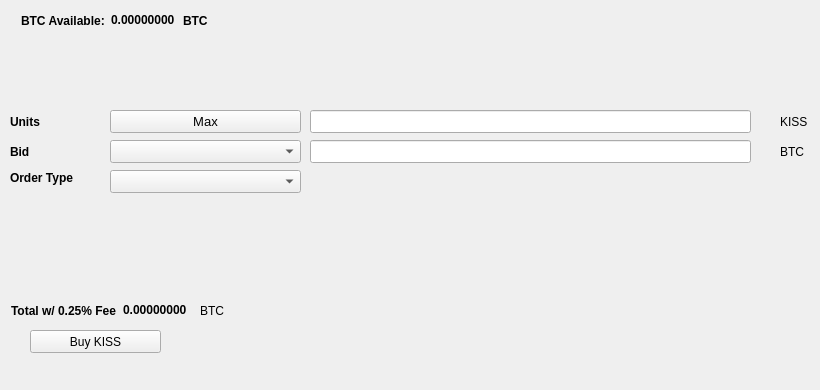
   <widget class="QWidget" name="BuyTab">
    <attribute name="title">
     <string>Buy</string>
    </attribute>
    <widget class="QPushButton" name="BuyKISS">
     <property name="geometry">
      <rect>
       <x>30</x>
       <y>330</y>
       <width>131</width>
       <height>23</height>
      </rect>
     </property>
     <property name="text">
      <string>Buy KISS</string>
     </property>
     <property name="icon">
      <iconset resource="../kiss.qrc">
       <normaloff>:/icons/bitcoin</normaloff>:/icons/bitcoin</iconset>
     </property>
    </widget>
    <widget class="QLabel" name="label_3">
     <property name="geometry">
      <rect>
       <x>10</x>
       <y>110</y>
       <width>46</width>
       <height>23</height>
      </rect>
     </property>
     <property name="font">
      <font>
       <weight>75</weight>
       <bold>true</bold>
      </font>
     </property>
     <property name="text">
      <string>Units</string>
     </property>
    </widget>
    <widget class="QLineEdit" name="UnitsInput">
     <property name="geometry">
      <rect>
       <x>310</x>
       <y>110</y>
       <width>441</width>
       <height>23</height>
      </rect>
     </property>
     <property name="font">
      <font>
       <pointsize>9</pointsize>
       <weight>75</weight>
       <bold>true</bold>
      </font>
     </property>
    </widget>
    <widget class="QLineEdit" name="BuyBidPriceEdit">
     <property name="geometry">
      <rect>
       <x>310</x>
       <y>140</y>
       <width>441</width>
       <height>23</height>
      </rect>
     </property>
     <property name="font">
      <font>
       <pointsize>9</pointsize>
       <weight>75</weight>
       <bold>true</bold>
      </font>
     </property>
    </widget>
    <widget class="QLabel" name="label_4">
     <property name="geometry">
      <rect>
       <x>780</x>
       <y>110</y>
       <width>31</width>
       <height>23</height>
      </rect>
     </property>
     <property name="text">
      <string>KISS</string>
     </property>
    </widget>
    <widget class="QLabel" name="label_5">
     <property name="geometry">
      <rect>
       <x>780</x>
       <y>140</y>
       <width>31</width>
       <height>23</height>
      </rect>
     </property>
     <property name="text">
      <string>BTC</string>
     </property>
    </widget>
    <widget class="QLabel" name="label_6">
     <property name="geometry">
      <rect>
       <x>10</x>
       <y>140</y>
       <width>46</width>
       <height>23</height>
      </rect>
     </property>
     <property name="font">
      <font>
       <weight>75</weight>
       <bold>true</bold>
      </font>
     </property>
     <property name="text">
      <string>Bid</string>
     </property>
    </widget>
    <widget class="QLabel" name="label_7">
     <property name="geometry">
      <rect>
       <x>10</x>
       <y>170</y>
       <width>91</width>
       <height>16</height>
      </rect>
     </property>
     <property name="font">
      <font>
       <weight>75</weight>
       <bold>true</bold>
      </font>
     </property>
     <property name="text">
      <string>Order Type</string>
     </property>
    </widget>
    <widget class="QPushButton" name="Buy_Max_Amount">
     <property name="geometry">
      <rect>
       <x>110</x>
       <y>110</y>
       <width>191</width>
       <height>23</height>
      </rect>
     </property>
     <property name="font">
      <font>
       <pointsize>10</pointsize>
      </font>
     </property>
     <property name="text">
      <string>Max</string>
     </property>
    </widget>
    <widget class="QComboBox" name="BuyBidcomboBox">
     <property name="geometry">
      <rect>
       <x>110</x>
       <y>140</y>
       <width>191</width>
       <height>23</height>
      </rect>
     </property>
     <property name="font">
      <font>
       <pointsize>10</pointsize>
      </font>
     </property>
    </widget>
    <widget class="QComboBox" name="buyOrdertypeCombo">
     <property name="geometry">
      <rect>
       <x>110</x>
       <y>170</y>
       <width>191</width>
       <height>23</height>
      </rect>
     </property>
     <property name="font">
      <font>
       <pointsize>10</pointsize>
      </font>
     </property>
    </widget>
    <widget class="QWidget" name="layoutWidget1">
     <property name="geometry">
      <rect>
       <x>21</x>
       <y>11</y>
       <width>227</width>
       <height>19</height>
      </rect>
     </property>
     <layout class="QHBoxLayout" name="horizontalLayout_3">
      <item>
       <widget class="QLabel" name="label232">
        <property name="font">
         <font>
          <weight>75</weight>
          <bold>true</bold>
         </font>
        </property>
        <property name="text">
         <string>BTC Available:</string>
        </property>
       </widget>
      </item>
      <item>
       <widget class="QLabel" name="BtcAvailableLbl">
        <property name="palette">
         <palette>
          <active>
           <colorrole role="WindowText">
            <brush brushstyle="SolidPattern">
             <color alpha="255">
              <red>0</red>
              <green>0</green>
              <blue>0</blue>
             </color>
            </brush>
           </colorrole>
           <colorrole role="Button">
            <brush brushstyle="SolidPattern">
             <color alpha="255">
              <red>0</red>
              <green>170</green>
              <blue>0</blue>
             </color>
            </brush>
           </colorrole>
           <colorrole role="Light">
            <brush brushstyle="SolidPattern">
             <color alpha="255">
              <red>0</red>
              <green>255</green>
              <blue>0</blue>
             </color>
            </brush>
           </colorrole>
           <colorrole role="Midlight">
            <brush brushstyle="SolidPattern">
             <color alpha="255">
              <red>0</red>
              <green>212</green>
              <blue>0</blue>
             </color>
            </brush>
           </colorrole>
           <colorrole role="Dark">
            <brush brushstyle="SolidPattern">
             <color alpha="255">
              <red>0</red>
              <green>85</green>
              <blue>0</blue>
             </color>
            </brush>
           </colorrole>
           <colorrole role="Mid">
            <brush brushstyle="SolidPattern">
             <color alpha="255">
              <red>0</red>
              <green>113</green>
              <blue>0</blue>
             </color>
            </brush>
           </colorrole>
           <colorrole role="Text">
            <brush brushstyle="SolidPattern">
             <color alpha="255">
              <red>0</red>
              <green>170</green>
              <blue>0</blue>
             </color>
            </brush>
           </colorrole>
           <colorrole role="BrightText">
            <brush brushstyle="SolidPattern">
             <color alpha="255">
              <red>255</red>
              <green>255</green>
              <blue>255</blue>
             </color>
            </brush>
           </colorrole>
           <colorrole role="ButtonText">
            <brush brushstyle="SolidPattern">
             <color alpha="255">
              <red>0</red>
              <green>0</green>
              <blue>0</blue>
             </color>
            </brush>
           </colorrole>
           <colorrole role="Base">
            <brush brushstyle="SolidPattern">
             <color alpha="255">
              <red>255</red>
              <green>255</green>
              <blue>255</blue>
             </color>
            </brush>
           </colorrole>
           <colorrole role="Window">
            <brush brushstyle="SolidPattern">
             <color alpha="255">
              <red>0</red>
              <green>170</green>
              <blue>0</blue>
             </color>
            </brush>
           </colorrole>
           <colorrole role="Shadow">
            <brush brushstyle="SolidPattern">
             <color alpha="255">
              <red>0</red>
              <green>0</green>
              <blue>0</blue>
             </color>
            </brush>
           </colorrole>
           <colorrole role="AlternateBase">
            <brush brushstyle="SolidPattern">
             <color alpha="255">
              <red>127</red>
              <green>212</green>
              <blue>127</blue>
             </color>
            </brush>
           </colorrole>
           <colorrole role="ToolTipBase">
            <brush brushstyle="SolidPattern">
             <color alpha="255">
              <red>255</red>
              <green>255</green>
              <blue>220</blue>
             </color>
            </brush>
           </colorrole>
           <colorrole role="ToolTipText">
            <brush brushstyle="SolidPattern">
             <color alpha="255">
              <red>0</red>
              <green>0</green>
              <blue>0</blue>
             </color>
            </brush>
           </colorrole>
          </active>
          <inactive>
           <colorrole role="WindowText">
            <brush brushstyle="SolidPattern">
             <color alpha="255">
              <red>0</red>
              <green>0</green>
              <blue>0</blue>
             </color>
            </brush>
           </colorrole>
           <colorrole role="Button">
            <brush brushstyle="SolidPattern">
             <color alpha="255">
              <red>0</red>
              <green>170</green>
              <blue>0</blue>
             </color>
            </brush>
           </colorrole>
           <colorrole role="Light">
            <brush brushstyle="SolidPattern">
             <color alpha="255">
              <red>0</red>
              <green>255</green>
              <blue>0</blue>
             </color>
            </brush>
           </colorrole>
           <colorrole role="Midlight">
            <brush brushstyle="SolidPattern">
             <color alpha="255">
              <red>0</red>
              <green>212</green>
              <blue>0</blue>
             </color>
            </brush>
           </colorrole>
           <colorrole role="Dark">
            <brush brushstyle="SolidPattern">
             <color alpha="255">
              <red>0</red>
              <green>85</green>
              <blue>0</blue>
             </color>
            </brush>
           </colorrole>
           <colorrole role="Mid">
            <brush brushstyle="SolidPattern">
             <color alpha="255">
              <red>0</red>
              <green>113</green>
              <blue>0</blue>
             </color>
            </brush>
           </colorrole>
           <colorrole role="Text">
            <brush brushstyle="SolidPattern">
             <color alpha="255">
              <red>0</red>
              <green>170</green>
              <blue>0</blue>
             </color>
            </brush>
           </colorrole>
           <colorrole role="BrightText">
            <brush brushstyle="SolidPattern">
             <color alpha="255">
              <red>255</red>
              <green>255</green>
              <blue>255</blue>
             </color>
            </brush>
           </colorrole>
           <colorrole role="ButtonText">
            <brush brushstyle="SolidPattern">
             <color alpha="255">
              <red>0</red>
              <green>0</green>
              <blue>0</blue>
             </color>
            </brush>
           </colorrole>
           <colorrole role="Base">
            <brush brushstyle="SolidPattern">
             <color alpha="255">
              <red>255</red>
              <green>255</green>
              <blue>255</blue>
             </color>
            </brush>
           </colorrole>
           <colorrole role="Window">
            <brush brushstyle="SolidPattern">
             <color alpha="255">
              <red>0</red>
              <green>170</green>
              <blue>0</blue>
             </color>
            </brush>
           </colorrole>
           <colorrole role="Shadow">
            <brush brushstyle="SolidPattern">
             <color alpha="255">
              <red>0</red>
              <green>0</green>
              <blue>0</blue>
             </color>
            </brush>
           </colorrole>
           <colorrole role="AlternateBase">
            <brush brushstyle="SolidPattern">
             <color alpha="255">
              <red>127</red>
              <green>212</green>
              <blue>127</blue>
             </color>
            </brush>
           </colorrole>
           <colorrole role="ToolTipBase">
            <brush brushstyle="SolidPattern">
             <color alpha="255">
              <red>255</red>
              <green>255</green>
              <blue>220</blue>
             </color>
            </brush>
           </colorrole>
           <colorrole role="ToolTipText">
            <brush brushstyle="SolidPattern">
             <color alpha="255">
              <red>0</red>
              <green>0</green>
              <blue>0</blue>
             </color>
            </brush>
           </colorrole>
          </inactive>
          <disabled>
           <colorrole role="WindowText">
            <brush brushstyle="SolidPattern">
             <color alpha="255">
              <red>0</red>
              <green>85</green>
              <blue>0</blue>
             </color>
            </brush>
           </colorrole>
           <colorrole role="Button">
            <brush brushstyle="SolidPattern">
             <color alpha="255">
              <red>0</red>
              <green>170</green>
              <blue>0</blue>
             </color>
            </brush>
           </colorrole>
           <colorrole role="Light">
            <brush brushstyle="SolidPattern">
             <color alpha="255">
              <red>0</red>
              <green>255</green>
              <blue>0</blue>
             </color>
            </brush>
           </colorrole>
           <colorrole role="Midlight">
            <brush brushstyle="SolidPattern">
             <color alpha="255">
              <red>0</red>
              <green>212</green>
              <blue>0</blue>
             </color>
            </brush>
           </colorrole>
           <colorrole role="Dark">
            <brush brushstyle="SolidPattern">
             <color alpha="255">
              <red>0</red>
              <green>85</green>
              <blue>0</blue>
             </color>
            </brush>
           </colorrole>
           <colorrole role="Mid">
            <brush brushstyle="SolidPattern">
             <color alpha="255">
              <red>0</red>
              <green>113</green>
              <blue>0</blue>
             </color>
            </brush>
           </colorrole>
           <colorrole role="Text">
            <brush brushstyle="SolidPattern">
             <color alpha="255">
              <red>0</red>
              <green>85</green>
              <blue>0</blue>
             </color>
            </brush>
           </colorrole>
           <colorrole role="BrightText">
            <brush brushstyle="SolidPattern">
             <color alpha="255">
              <red>255</red>
              <green>255</green>
              <blue>255</blue>
             </color>
            </brush>
           </colorrole>
           <colorrole role="ButtonText">
            <brush brushstyle="SolidPattern">
             <color alpha="255">
              <red>0</red>
              <green>85</green>
              <blue>0</blue>
             </color>
            </brush>
           </colorrole>
           <colorrole role="Base">
            <brush brushstyle="SolidPattern">
             <color alpha="255">
              <red>0</red>
              <green>170</green>
              <blue>0</blue>
             </color>
            </brush>
           </colorrole>
           <colorrole role="Window">
            <brush brushstyle="SolidPattern">
             <color alpha="255">
              <red>0</red>
              <green>170</green>
              <blue>0</blue>
             </color>
            </brush>
           </colorrole>
           <colorrole role="Shadow">
            <brush brushstyle="SolidPattern">
             <color alpha="255">
              <red>0</red>
              <green>0</green>
              <blue>0</blue>
             </color>
            </brush>
           </colorrole>
           <colorrole role="AlternateBase">
            <brush brushstyle="SolidPattern">
             <color alpha="255">
              <red>0</red>
              <green>170</green>
              <blue>0</blue>
             </color>
            </brush>
           </colorrole>
           <colorrole role="ToolTipBase">
            <brush brushstyle="SolidPattern">
             <color alpha="255">
              <red>255</red>
              <green>255</green>
              <blue>220</blue>
             </color>
            </brush>
           </colorrole>
           <colorrole role="ToolTipText">
            <brush brushstyle="SolidPattern">
             <color alpha="255">
              <red>0</red>
              <green>0</green>
              <blue>0</blue>
             </color>
            </brush>
           </colorrole>
          </disabled>
         </palette>
        </property>
        <property name="font">
         <font>
          <weight>75</weight>
          <bold>true</bold>
         </font>
        </property>
        <property name="text">
         <string>0.00000000</string>
        </property>
        <property name="textInteractionFlags">
         <set>Qt::LinksAccessibleByMouse|Qt::TextSelectableByKeyboard|Qt::TextSelectableByMouse</set>
        </property>
       </widget>
      </item>
      <item>
       <widget class="QLabel" name="BtcAvailableLbl_2">
        <property name="font">
         <font>
          <weight>75</weight>
          <bold>true</bold>
         </font>
        </property>
        <property name="text">
         <string>BTC</string>
        </property>
       </widget>
      </item>
     </layout>
    </widget>
    <widget class="QWidget" name="layoutWidge2">
     <property name="geometry">
      <rect>
       <x>11</x>
       <y>301</y>
       <width>259</width>
       <height>19</height>
      </rect>
     </property>
     <layout class="QHBoxLayout" name="horizontalLayout_4">
      <item>
       <widget class="QLabel" name="label_9">
        <property name="font">
         <font>
          <weight>75</weight>
          <bold>true</bold>
         </font>
        </property>
        <property name="text">
         <string>Total w/ 0.25% Fee</string>
        </property>
       </widget>
      </item>
      <item>
       <widget class="QLabel" name="BuyCostLabel">
        <property name="palette">
         <palette>
          <active>
           <colorrole role="WindowText">
            <brush brushstyle="SolidPattern">
             <color alpha="255">
              <red>0</red>
              <green>0</green>
              <blue>0</blue>
             </color>
            </brush>
           </colorrole>
           <colorrole role="Button">
            <brush brushstyle="SolidPattern">
             <color alpha="255">
              <red>0</red>
              <green>170</green>
              <blue>0</blue>
             </color>
            </brush>
           </colorrole>
           <colorrole role="Light">
            <brush brushstyle="SolidPattern">
             <color alpha="255">
              <red>0</red>
              <green>255</green>
              <blue>0</blue>
             </color>
            </brush>
           </colorrole>
           <colorrole role="Midlight">
            <brush brushstyle="SolidPattern">
             <color alpha="255">
              <red>0</red>
              <green>212</green>
              <blue>0</blue>
             </color>
            </brush>
           </colorrole>
           <colorrole role="Dark">
            <brush brushstyle="SolidPattern">
             <color alpha="255">
              <red>0</red>
              <green>85</green>
              <blue>0</blue>
             </color>
            </brush>
           </colorrole>
           <colorrole role="Mid">
            <brush brushstyle="SolidPattern">
             <color alpha="255">
              <red>0</red>
              <green>113</green>
              <blue>0</blue>
             </color>
            </brush>
           </colorrole>
           <colorrole role="Text">
            <brush brushstyle="SolidPattern">
             <color alpha="255">
              <red>0</red>
              <green>170</green>
              <blue>0</blue>
             </color>
            </brush>
           </colorrole>
           <colorrole role="BrightText">
            <brush brushstyle="SolidPattern">
             <color alpha="255">
              <red>255</red>
              <green>255</green>
              <blue>255</blue>
             </color>
            </brush>
           </colorrole>
           <colorrole role="ButtonText">
            <brush brushstyle="SolidPattern">
             <color alpha="255">
              <red>0</red>
              <green>0</green>
              <blue>0</blue>
             </color>
            </brush>
           </colorrole>
           <colorrole role="Base">
            <brush brushstyle="SolidPattern">
             <color alpha="255">
              <red>255</red>
              <green>255</green>
              <blue>255</blue>
             </color>
            </brush>
           </colorrole>
           <colorrole role="Window">
            <brush brushstyle="SolidPattern">
             <color alpha="255">
              <red>0</red>
              <green>170</green>
              <blue>0</blue>
             </color>
            </brush>
           </colorrole>
           <colorrole role="Shadow">
            <brush brushstyle="SolidPattern">
             <color alpha="255">
              <red>0</red>
              <green>0</green>
              <blue>0</blue>
             </color>
            </brush>
           </colorrole>
           <colorrole role="AlternateBase">
            <brush brushstyle="SolidPattern">
             <color alpha="255">
              <red>127</red>
              <green>212</green>
              <blue>127</blue>
             </color>
            </brush>
           </colorrole>
           <colorrole role="ToolTipBase">
            <brush brushstyle="SolidPattern">
             <color alpha="255">
              <red>255</red>
              <green>255</green>
              <blue>220</blue>
             </color>
            </brush>
           </colorrole>
           <colorrole role="ToolTipText">
            <brush brushstyle="SolidPattern">
             <color alpha="255">
              <red>0</red>
              <green>0</green>
              <blue>0</blue>
             </color>
            </brush>
           </colorrole>
          </active>
          <inactive>
           <colorrole role="WindowText">
            <brush brushstyle="SolidPattern">
             <color alpha="255">
              <red>0</red>
              <green>0</green>
              <blue>0</blue>
             </color>
            </brush>
           </colorrole>
           <colorrole role="Button">
            <brush brushstyle="SolidPattern">
             <color alpha="255">
              <red>0</red>
              <green>170</green>
              <blue>0</blue>
             </color>
            </brush>
           </colorrole>
           <colorrole role="Light">
            <brush brushstyle="SolidPattern">
             <color alpha="255">
              <red>0</red>
              <green>255</green>
              <blue>0</blue>
             </color>
            </brush>
           </colorrole>
           <colorrole role="Midlight">
            <brush brushstyle="SolidPattern">
             <color alpha="255">
              <red>0</red>
              <green>212</green>
              <blue>0</blue>
             </color>
            </brush>
           </colorrole>
           <colorrole role="Dark">
            <brush brushstyle="SolidPattern">
             <color alpha="255">
              <red>0</red>
              <green>85</green>
              <blue>0</blue>
             </color>
            </brush>
           </colorrole>
           <colorrole role="Mid">
            <brush brushstyle="SolidPattern">
             <color alpha="255">
              <red>0</red>
              <green>113</green>
              <blue>0</blue>
             </color>
            </brush>
           </colorrole>
           <colorrole role="Text">
            <brush brushstyle="SolidPattern">
             <color alpha="255">
              <red>0</red>
              <green>170</green>
              <blue>0</blue>
             </color>
            </brush>
           </colorrole>
           <colorrole role="BrightText">
            <brush brushstyle="SolidPattern">
             <color alpha="255">
              <red>255</red>
              <green>255</green>
              <blue>255</blue>
             </color>
            </brush>
           </colorrole>
           <colorrole role="ButtonText">
            <brush brushstyle="SolidPattern">
             <color alpha="255">
              <red>0</red>
              <green>0</green>
              <blue>0</blue>
             </color>
            </brush>
           </colorrole>
           <colorrole role="Base">
            <brush brushstyle="SolidPattern">
             <color alpha="255">
              <red>255</red>
              <green>255</green>
              <blue>255</blue>
             </color>
            </brush>
           </colorrole>
           <colorrole role="Window">
            <brush brushstyle="SolidPattern">
             <color alpha="255">
              <red>0</red>
              <green>170</green>
              <blue>0</blue>
             </color>
            </brush>
           </colorrole>
           <colorrole role="Shadow">
            <brush brushstyle="SolidPattern">
             <color alpha="255">
              <red>0</red>
              <green>0</green>
              <blue>0</blue>
             </color>
            </brush>
           </colorrole>
           <colorrole role="AlternateBase">
            <brush brushstyle="SolidPattern">
             <color alpha="255">
              <red>127</red>
              <green>212</green>
              <blue>127</blue>
             </color>
            </brush>
           </colorrole>
           <colorrole role="ToolTipBase">
            <brush brushstyle="SolidPattern">
             <color alpha="255">
              <red>255</red>
              <green>255</green>
              <blue>220</blue>
             </color>
            </brush>
           </colorrole>
           <colorrole role="ToolTipText">
            <brush brushstyle="SolidPattern">
             <color alpha="255">
              <red>0</red>
              <green>0</green>
              <blue>0</blue>
             </color>
            </brush>
           </colorrole>
          </inactive>
          <disabled>
           <colorrole role="WindowText">
            <brush brushstyle="SolidPattern">
             <color alpha="255">
              <red>0</red>
              <green>85</green>
              <blue>0</blue>
             </color>
            </brush>
           </colorrole>
           <colorrole role="Button">
            <brush brushstyle="SolidPattern">
             <color alpha="255">
              <red>0</red>
              <green>170</green>
              <blue>0</blue>
             </color>
            </brush>
           </colorrole>
           <colorrole role="Light">
            <brush brushstyle="SolidPattern">
             <color alpha="255">
              <red>0</red>
              <green>255</green>
              <blue>0</blue>
             </color>
            </brush>
           </colorrole>
           <colorrole role="Midlight">
            <brush brushstyle="SolidPattern">
             <color alpha="255">
              <red>0</red>
              <green>212</green>
              <blue>0</blue>
             </color>
            </brush>
           </colorrole>
           <colorrole role="Dark">
            <brush brushstyle="SolidPattern">
             <color alpha="255">
              <red>0</red>
              <green>85</green>
              <blue>0</blue>
             </color>
            </brush>
           </colorrole>
           <colorrole role="Mid">
            <brush brushstyle="SolidPattern">
             <color alpha="255">
              <red>0</red>
              <green>113</green>
              <blue>0</blue>
             </color>
            </brush>
           </colorrole>
           <colorrole role="Text">
            <brush brushstyle="SolidPattern">
             <color alpha="255">
              <red>0</red>
              <green>85</green>
              <blue>0</blue>
             </color>
            </brush>
           </colorrole>
           <colorrole role="BrightText">
            <brush brushstyle="SolidPattern">
             <color alpha="255">
              <red>255</red>
              <green>255</green>
              <blue>255</blue>
             </color>
            </brush>
           </colorrole>
           <colorrole role="ButtonText">
            <brush brushstyle="SolidPattern">
             <color alpha="255">
              <red>0</red>
              <green>85</green>
              <blue>0</blue>
             </color>
            </brush>
           </colorrole>
           <colorrole role="Base">
            <brush brushstyle="SolidPattern">
             <color alpha="255">
              <red>0</red>
              <green>170</green>
              <blue>0</blue>
             </color>
            </brush>
           </colorrole>
           <colorrole role="Window">
            <brush brushstyle="SolidPattern">
             <color alpha="255">
              <red>0</red>
              <green>170</green>
              <blue>0</blue>
             </color>
            </brush>
           </colorrole>
           <colorrole role="Shadow">
            <brush brushstyle="SolidPattern">
             <color alpha="255">
              <red>0</red>
              <green>0</green>
              <blue>0</blue>
             </color>
            </brush>
           </colorrole>
           <colorrole role="AlternateBase">
            <brush brushstyle="SolidPattern">
             <color alpha="255">
              <red>0</red>
              <green>170</green>
              <blue>0</blue>
             </color>
            </brush>
           </colorrole>
           <colorrole role="ToolTipBase">
            <brush brushstyle="SolidPattern">
             <color alpha="255">
              <red>255</red>
              <green>255</green>
              <blue>220</blue>
             </color>
            </brush>
           </colorrole>
           <colorrole role="ToolTipText">
            <brush brushstyle="SolidPattern">
             <color alpha="255">
              <red>0</red>
              <green>0</green>
              <blue>0</blue>
             </color>
            </brush>
           </colorrole>
          </disabled>
         </palette>
        </property>
        <property name="font">
         <font>
          <weight>75</weight>
          <bold>true</bold>
         </font>
        </property>
        <property name="autoFillBackground">
         <bool>false</bool>
        </property>
        <property name="text">
         <string>0.00000000</string>
        </property>
        <property name="textInteractionFlags">
         <set>Qt::LinksAccessibleByMouse|Qt::TextSelectableByMouse</set>
        </property>
       </widget>
      </item>
      <item>
       <widget class="QLabel" name="label_10">
        <property name="font">
         <font>
          <weight>50</weight>
          <bold>false</bold>
         </font>
        </property>
        <property name="text">
         <string>BTC</string>
        </property>
       </widget>
      </item>
     </layout>
    </widget>
    <widget class="QLabel" name="label_24">
     <property name="geometry">
      <rect>
       <x>460</x>
       <y>300</y>
       <width>281</width>
       <height>81</height>
      </rect>
     </property>
     <property name="text">
      <string/>
     </property>
     <property name="pixmap">
      <pixmap>:/images/bittrex</pixmap>
     </property>
    </widget>
   </widget>
